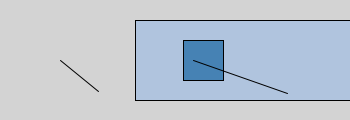
Frame 1 (no input)
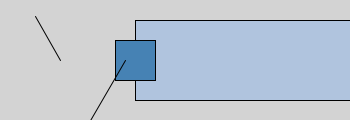
Frame 60 (the mouse pressed at the canvas centre just before this capture)
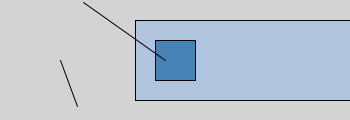
Frame 120 (the mouse held since frame 60 and released just before this capture)

The Processing sketch that drew these frames (run headless with seeded random() and noise(); from frame 60 on, the mouse is pressed at the canvas centre):

// Processing sketch: processing_75524
// ── processing_75524.pde

float rpm = 30;
float cranklen = 50;
float rodlen = 100;

void setup()
{
  size(350,120);
  shapeMode(CENTER);
  ellipseMode(CENTER);
  rectMode(CENTER);
}

void draw()
{
  background(211);
  
  float minutes = norm( millis() , 0, 60.*1000.); //60s in minute, 1000ms in s
  float revolutions = lerp(0,rpm, minutes);
  float angle = lerp(0,TWO_PI, revolutions);
  
  float x = cranklen*cos(angle);
  float y = cranklen*sin(angle);
  float p = sqrt(rodlen*rodlen-y*y);
  
  float rodangle = angle*cranklen/rodlen;
  
  translate(height/2,height/2); // put center of crank at (0,0)
  drawcylinder(200,0,250,80);
  
  pushMatrix(); // preserve coordinate-system
  rotate(angle);
  drawcrank(0,0,50,50);
  popMatrix(); // restore coordinate-system
  
  pushMatrix();
  translate(x+p,0); // piston AND rod position
  drawpiston(10,0,40,40);
  rotate(rodangle);
  drawrod(0,0,120,10);
  popMatrix();
}


/* Color values from
  http://en.wikipedia.org/wiki/List_of_colors
*/
color   Lightsteelblue =  #B0C4DE;
color Steelblue =  #4682B4;

void drawcylinder(float x, float y, float width, float height)
{
  fill(Lightsteelblue);
  rect(x,y,width,height);
}
void drawpiston(float x, float y, float width, float height)
{
  fill(Steelblue);
  rect(x,y,width,height);
}
void drawcrank(float x, float y, float width, float height)
{
  line(x,y, x+cranklen,y);
}
void drawrod(float x, float y, float width, float height)
{
  line(x,y,x+rodlen,y);
}
